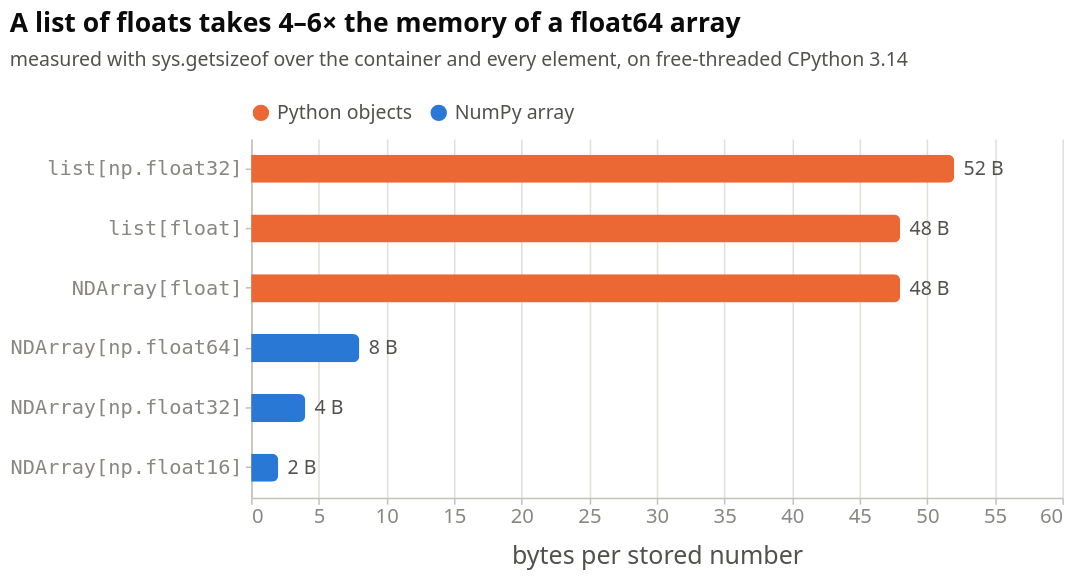

Notebook code cell kept with this figure:
### Markdown cell above
Reading down the ladder:

- `list[float]` costs **102 ns per element**. The same operation on `NDArray[np.float64]`
  is **127× faster**.
- Choosing a "better" scalar type *inside* the list makes it worse: a list of
  `np.float32` scalars is 1.28× slower than a list of plain floats,
  because every element goes through NumPy's scalar machinery, which is slower than
  Python's own float arithmetic.
- `NDArray[float]` looks like an array but still holds pointers to Python floats.
  It is still 92.2× slower than `np.float64`.
- Even **software-emulated 128-bit quad precision**, stored in an array, is
  3.58× faster than hardware doubles stored in a list.
- Next to all that, choosing `float32` over `float64` is worth 1.93×.

The CuPy array on an A100 at the bottom is 12,056× faster than the list.

### Code cell
style.show(figures.bytes_per_element(d))

### Figure 1 — Vega-Lite specification as saved in the notebook (floating-point values rounded to 4 significant figures)
{"config": {"background": "transparent", "font": "Cochineal, system-ui, -apple-system, \"Segoe UI\", sans-serif", "padding": {"left": 6, "right": 18, "top": 6, "bottom": 6}, "view": {"stroke": null, "continuousWidth": 620, "continuousHeight": 300}, "axis": {"labelFont": "Cochineal, system-ui, -apple-system, \"Segoe UI\", sans-serif", "titleFont": "Cochineal, system-ui, -apple-system, \"Segoe UI\", sans-serif", "labelColor": "#898781", "titleColor": "#52514e", "labelFontSize": 12.5, "titleFontSize": 12.5, "titleFontWeight": 500, "titlePadding": 10, "domainColor": "#c3c2b7", "domainWidth": 1, "tickColor": "#c3c2b7", "tickSize": 4, "gridColor": "#e1e0d9", "gridWidth": 1, "gridDash": []}, "legend": {"labelFont": "Cochineal, system-ui, -apple-system, \"Segoe UI\", sans-serif", "titleFont": "Cochineal, system-ui, -apple-system, \"Segoe UI\", sans-serif", "labelColor": "#52514e", "titleColor": "#52514e", "labelFontSize": 12.5, "titleFontSize": 12.5, "titleFontWeight": 500, "symbolType": "circle", "symbolSize": 110, "orient": "top", "direction": "horizontal", "offset": 10, "titlePadding": 10, "labelLimit": 360}, "title": {"font": "Cochineal, system-ui, -apple-system, \"Segoe UI\", sans-serif", "color": "#0b0b0b", "fontSize": 17, "fontWeight": 600, "subtitleFont": "Cochineal, system-ui, -apple-system, \"Segoe UI\", sans-serif", "subtitleColor": "#52514e", "subtitleFontSize": 12.5, "subtitlePadding": 8, "anchor": "start", "offset": 16, "dy": -4}, "header": {"labelFont": "Cochineal, system-ui, -apple-system, \"Segoe UI\", sans-serif", "titleFont": "Cochineal, system-ui, -apple-system, \"Segoe UI\", sans-serif", "labelColor": "#52514e", "titleColor": "#52514e", "labelFontSize": 13, "labelFontWeight": 600, "titleFontSize": 12.5}, "range": {"category": ["#2a78d6", "#eb6834", "#1baf7a"], "heatmap": ["#cde2fb", "#9ec5f4", "#6da7ec", "#3987e5", "#256abf", "#184f95", "#0d366b"], "ramp": ["#cde2fb", "#9ec5f4", "#6da7ec", "#3987e5", "#256abf", "#184f95", "#0d366b"]}, "bar": {"cornerRadiusEnd": 4, "discreteBandSize": 16}, "point": {"size": 100, "filled": true, "stroke": "transparent", "strokeWidth": 2, "opacity": 1}, "line": {"strokeWidth": 2, "strokeCap": "round", "strokeJoin": "round"}, "rule": {"strokeWidth": 1}, "text": {"font": "Cochineal, system-ui, -apple-system, \"Segoe UI\", sans-serif", "fontSize": 12, "color": "#52514e"}}, "layer": [{"mark": {"type": "bar", "size": 18}, "encoding": {"color": {"field": "kind", "legend": {"title": null}, "scale": {"domain": ["Python objects", "NumPy array"], "range": ["#eb6834", "#2a78d6"]}, "sort": ["Python objects", "NumPy array"], "type": "nominal"}, "tooltip": [{"field": "representation", "type": "nominal"}, {"field": "bytes", "format": ".1f", "type": "quantitative"}], "x": {"axis": {"labelFontSize": 13, "titleFontSize": 16}, "field": "bytes", "scale": {"domain": [0, 60]}, "title": "bytes per stored number", "type": "quantitative"}, "y": {"axis": {"labelFont": "monospace", "labelFontSize": 13, "labelLimit": 260}, "field": "representation", "sort": ["list[np.float32]", "list[float]", "NDArray[float]", "NDArray[np.float64]", "NDArray[np.float32]", "NDArray[np.float16]"], "title": null, "type": "nominal"}}}, {"mark": {"type": "text", "align": "left", "dx": 6, "fontSize": 12.5}, "encoding": {"text": {"field": "label", "type": "nominal"}, "x": {"axis": {"labelFontSize": 13, "titleFontSize": 16}, "field": "bytes", "scale": {"domain": [0, 60]}, "title": "bytes per stored number", "type": "quantitative"}, "y": {"axis": {"labelFont": "monospace", "labelFontSize": 13, "labelLimit": 260}, "field": "representation", "sort": ["list[np.float32]", "list[float]", "NDArray[float]", "NDArray[np.float64]", "NDArray[np.float32]", "NDArray[np.float16]"], "title": null, "type": "nominal"}}}], "data": {"name": "data-914feb597310e393b65f13beea6c4bb3"}, "height": 230, "title": {"text": "A list of floats takes 4–6× the memory of a float64 array", "subtitle": "measured with sys.getsizeof over the container and every element, on free-threaded CPython 3.14"}, "width": 520, "$schema": "https://vega.github.io/schema/vega-lite/v6.4.1.json", "datasets": {"data-914feb597310e393b65f13beea6c4bb3": [{"representation": "list[np.float32]", "kind": "Python objects", "bytes": 52.0, "label": "52 B"}, {"representation": "list[float]", "kind": "Python objects", "bytes": 48.0, "label": "48 B"}, {"representation": "NDArray[float]", "kind": "Python objects", "bytes": 48.0, "label": "48 B"}, {"representation": "NDArray[np.float64]", "kind": "NumPy array", "bytes": 8.0, "label": "8 B"}, {"representation": "NDArray[np.float32]", "kind": "NumPy array", "bytes": 4.0, "label": "4 B"}, {"representation": "NDArray[np.float16]", "kind": "NumPy array", "bytes": 2.0, "label": "2 B"}]}}
